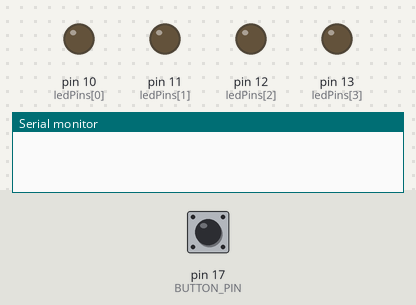
A sketch run on a simulated Arduino Uno, built with avr-gcc and run on an emulated ATmega328P. Shown: output pins drawn as LEDs (lit = HIGH), the last lines printed to the serial monitor. Dashed ring = blinking. Inputs (shaded band) come from the test bench; at power-on: pin 17 (BUTTON_PIN) HIGH.

Above: at 1.2 s.
1.3 s: pin 17 (BUTTON_PIN) pulled LOW for 0.15 s
At 2.15 s:
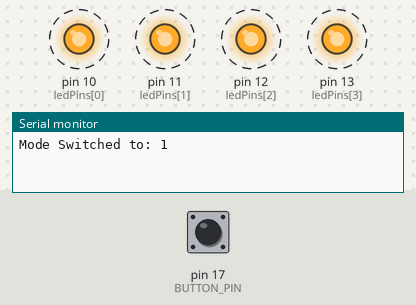
4.3 s: pin 17 (BUTTON_PIN) pulled LOW for 1 s
At 4.52 s:
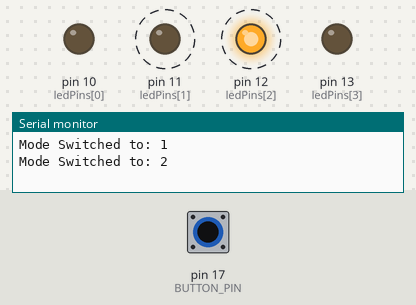
7.3 s: pin 17 (BUTTON_PIN) pulled LOW for 3.2 s
At 7.8 s:
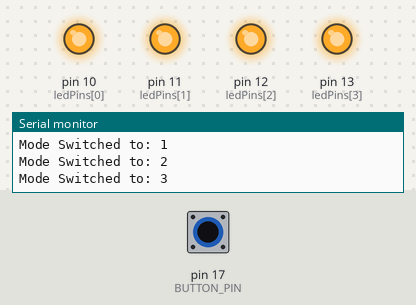
Timing chart, 0 to 10.3 s (numbered marks = the images above; inputs shaded):
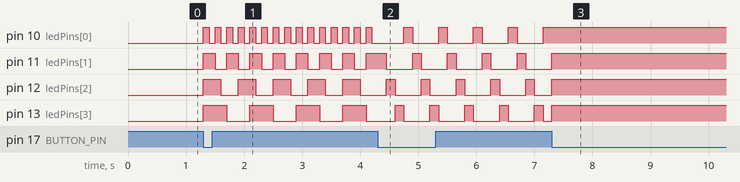

Measured:
- after the input at 1.3 s, pin 10 (ledPins[0]): alternates HIGH for 0.10 s and LOW for 0.10 s, starting at once; pin 11 (ledPins[1]): alternates HIGH for 0.20 s and LOW for 0.20 s, starting at once
- after the input at 4.3 s, pin 10 (ledPins[0]): alternates HIGH for 0.15 s and LOW for 0.45 s, starting after 0.45 s; pin 11 (ledPins[1]): alternates HIGH for 0.15 s and LOW for 0.45 s, starting after 0.15 s
- after the input at 7.3 s, pin 10 (ledPins[0]): stops changing and stays HIGH; pin 11 (ledPins[1]): goes on until 7.3 s, then stays HIGH

The sketch:

mt4.ino
```cpp
const int ledPins[] = {10, 11, 12, 13};
unsigned long lastToggles[] = {0, 0, 0, 0};
bool ledStates[] = {LOW, LOW, LOW, LOW};
const int numLeds = 4;

const int BUTTON_PIN = 17;
bool lastButtonState = HIGH;
unsigned long lastButtonCheck = 0;

// State Machine Modes
enum SystemMode { ALL_OFF, INDEPENDENT_BLINK, CHASER, ALL_LIT };
SystemMode currentMode = ALL_OFF;

void setup() {
  for (int i = 0; i < numLeds; i++) {
    pinMode(ledPins[i], OUTPUT);
  }
  pinMode(BUTTON_PIN, INPUT_PULLUP);
  pinMode(LED_BUILTIN, OUTPUT);
  Serial.begin(115200);
}

void loop() {
  unsigned long now = micros();

  // Button Polling & State Switching (Every 1ms)
  if (now - lastButtonCheck >= 1000) {
    lastButtonCheck = now;
    bool currentButtonState = digitalRead(BUTTON_PIN);

    // Detect Press (Falling Edge)
    if (currentButtonState == LOW && lastButtonState == HIGH) {
      // Cycle through states: 0 -> 1 -> 2 -> 0...
      currentMode = (SystemMode)((currentMode + 1) % 4);

      // Reset all LEDs when changing modes for a clean start
      for(int i=0; i<numLeds; i++) digitalWrite(ledPins[i], LOW);

      Serial.print("Mode Switched to: ");
      Serial.println(currentMode);
    }
    lastButtonState = currentButtonState;
  }

  // Execute Logic based on the State Machine
  switch (currentMode) {

    case ALL_OFF:
      // LEDs stay off, nothing to do here
      break;

    case INDEPENDENT_BLINK:
      // Each LED blinks at a different rate (100ms, 200ms, 300ms, 400ms)
      for (int i = 0; i < numLeds; i++) {
        unsigned long interval = (i + 1) * 100000;
        if (now - lastToggles[i] >= interval) {
          lastToggles[i] = now;
          ledStates[i] = !ledStates[i];
          digitalWrite(ledPins[i], ledStates[i]);
        }
      }
      break;

    case CHASER:
      // A simple sequence: one LED turns on every 150ms
      static int currentLed = 0;
      static unsigned long lastChase = 0;
      if (now - lastChase >= 150000) {
        lastChase = now;
        digitalWrite(ledPins[currentLed], LOW); // Turn off old
        currentLed = (currentLed + 1) % numLeds; // Move to next
        digitalWrite(ledPins[currentLed], HIGH); // Turn on new
      }
      break;
    case ALL_LIT:
      for (int i = 0; i < numLeds; i++) {
        digitalWrite(ledPins[i], HIGH);
      }
      break;
  }
}
```
